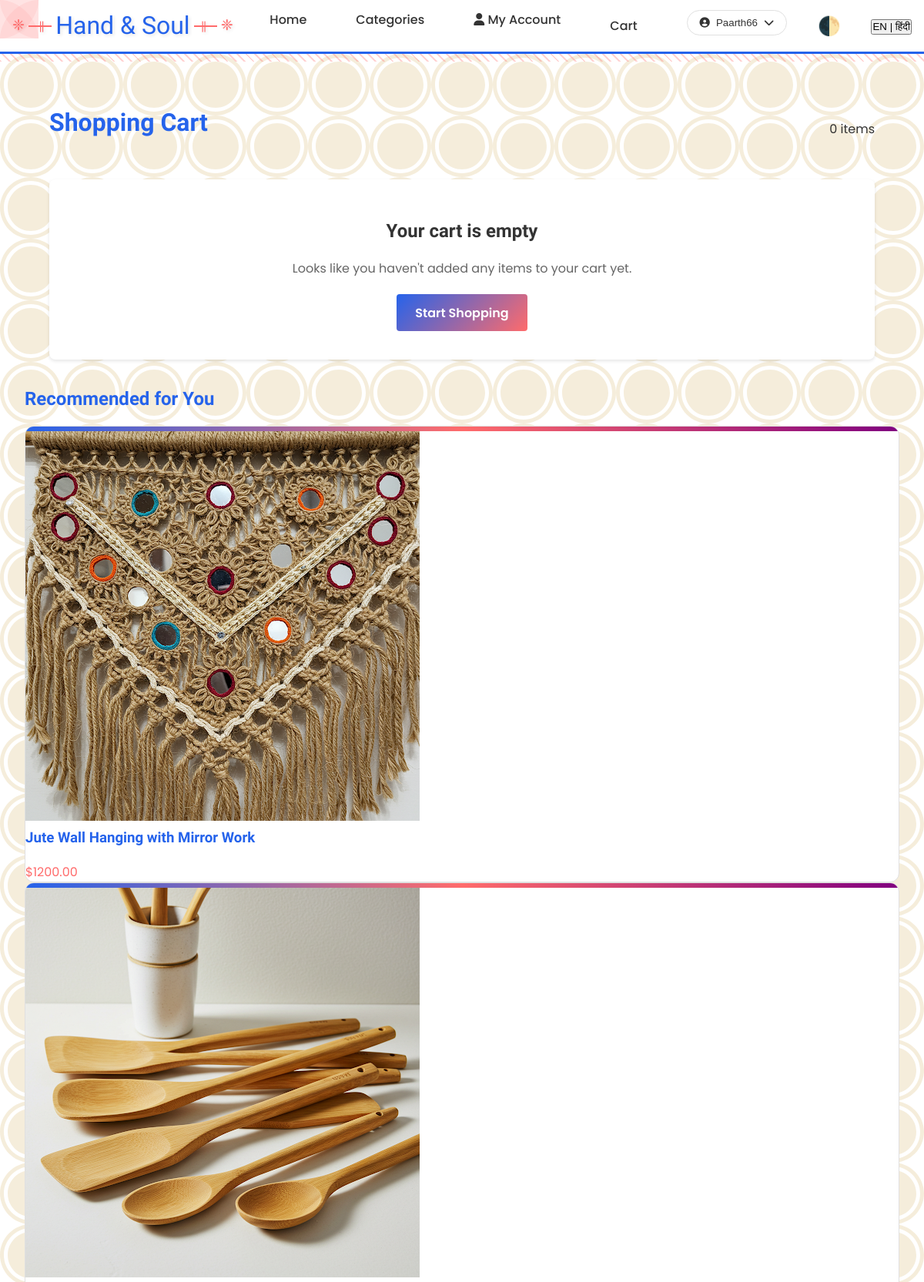
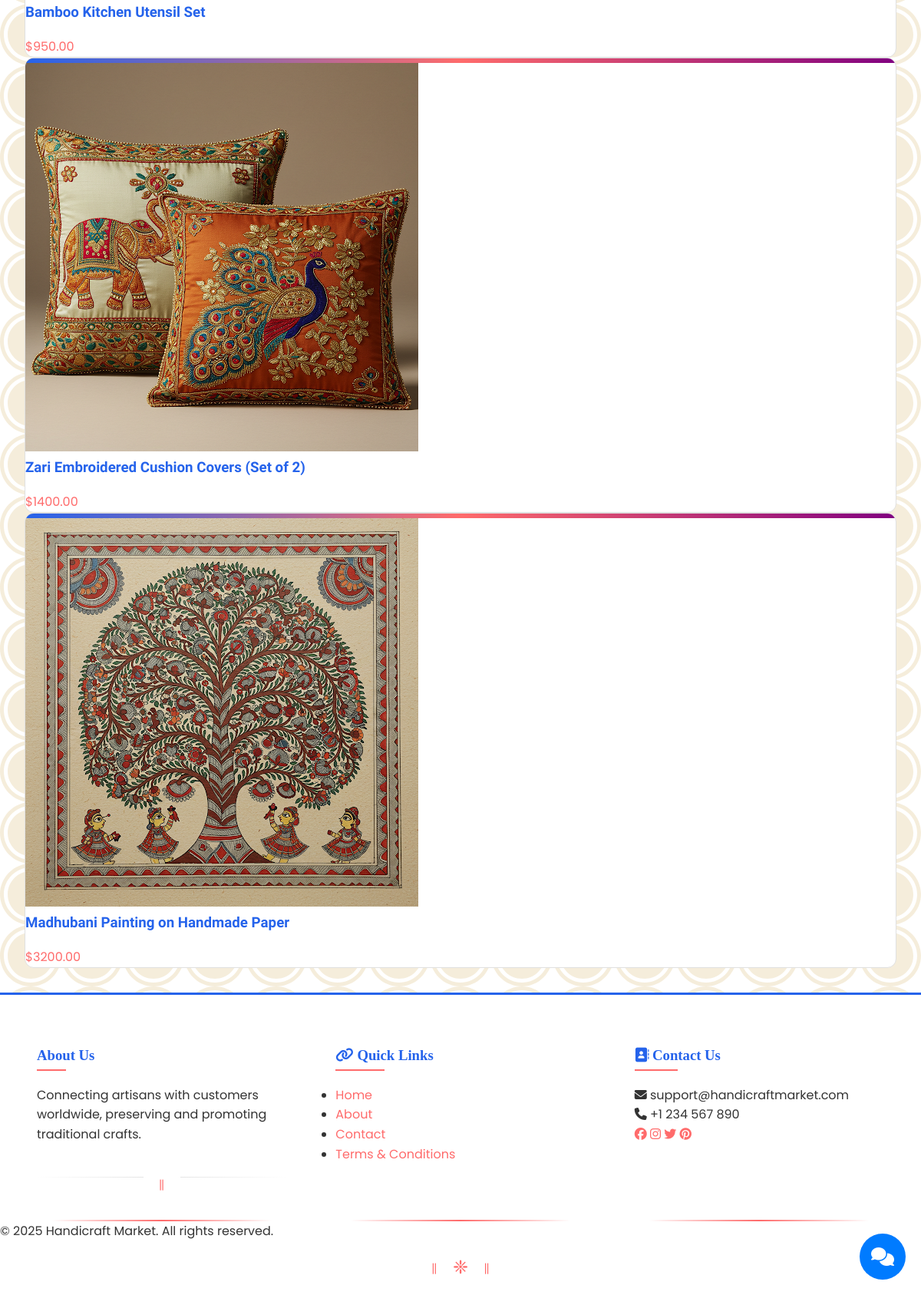
Page /products/cart/ (signed in) on the committed database (2 pictures, top to bottom).
### accounts/models.py (models this page shows, shortened)
class CustomUser(AbstractUser):
    USER_TYPE_CHOICES = (
        ('CUSTOMER', 'Customer'),
        ('SELLER', 'Seller'),
    )
    user_type = models.CharField(max_length=10, choices=USER_TYPE_CHOICES, default='CUSTOMER')
    phone_number = models.CharField(max_length=15, blank=True)
    address = models.TextField(blank=True)
    profile_picture = models.ImageField(upload_to='profile_pics/', blank=True, null=True)
    business_name = models.CharField(max_length=100, blank=True)
    gstin = models.CharField(max_length=15, blank=True)  # GST Identification Number
    business_description = models.TextField(blank=True)
    is_verified_seller = models.BooleanField(default=False)

### products/models.py (models this page shows, shortened)
class Cart(models.Model):
    user = models.OneToOneField(User, on_delete=models.CASCADE, related_name='cart')
    created_at = models.DateTimeField(auto_now_add=True)
    updated_at = models.DateTimeField(auto_now=True)
    @property
    def total_items(self):
        return sum(item.quantity for item in self.items.all())

class Product(models.Model):
    seller = models.ForeignKey(User, on_delete=models.CASCADE, related_name='products')
    category = models.ForeignKey(Category, on_delete=models.CASCADE, related_name='products')
    name = models.CharField(max_length=200)
    slug = models.SlugField(unique=True)
    description = models.TextField()
    price = models.DecimalField(max_digits=10, decimal_places=2, validators=[MinValueValidator(Decimal('0.01'))])
    compare_price = models.DecimalField(max_digits=10, decimal_places=2, null=True, blank=True)
    stock = models.PositiveIntegerField(default=0)
    is_active = models.BooleanField(default=True)
    main_image = models.ImageField(upload_to='products/')
    material = models.CharField(max_length=200, blank=True, help_text='e.g., Cotton, Wood, Metal')
    dimensions = models.CharField(max_length=50, blank=True, help_text='Format: LxWxH')
    weight = models.DecimalField(max_digits=6, decimal_places=2, null=True, blank=True, help_text='Weight in kg')
    customization_available = models.BooleanField(default=False)
    shipping_info = models.TextField(blank=True)
    created_at = models.DateTimeField(auto_now_add=True)
    updated_at = models.DateTimeField(auto_now=True)
    class Meta:
        ordering = ['-created_at']
    def get_absolute_url(self):
        return reverse('products:product_detail', args=[self.slug])

### products/views.py (the view)
# urls.py: path('cart/', views.cart_view, name='cart'),
@login_required
def cart_view(request):
    cart, created = Cart.objects.get_or_create(user=request.user)
    recommended_products = Product.objects.filter(is_active=True).exclude(
        id__in=[item.product.id for item in cart.items.all()]
    )[:4]
    return render(request, 'products/cart.html', {
        'cart': cart,
        'recommended_products': recommended_products
    })

### templates/products/cart.html (shortened to what this page needs)
{% extends 'base.html' %} {% load static %}  {% block content %}
<div class="cart-container">
  <div class="cart-header">
    <h1>Shopping Cart</h1>
    <span>
      {{ cart.total_items }} item{% if cart.total_items != 1 %}s{% endif %}
    </span>
  </div>
  {% if cart.items.all %}
  <div class="cart-content">
    <div class="cart-items">
      {% for item in cart.items.all %}
      <div class="cart-item" id="cart-item-{{ item.id }}">
        <img
          src="{{ item.product.main_image.url }}"
          alt="{{ item.product.name }}"
          class="cart-item-image"
        />
        <div class="cart-item-details">
          <h3>{{ item.product.name }}</h3>
          <p class="seller">by {{ item.product.seller.business_name }}</p>
          {% if item.product.stock < 5 %}
          <p class="stock-warning">
            Only {{ item.product.stock }} left in stock
          </p>
          {% endif %}
        </div>
        <div class="cart-item-price">${{ item.product.price }}</div>
        <div class="quantity-controls">
          <button
            class="quantity-btn minus"
            onclick="updateQuantity({{ item.id }}, -1)"
          >
            -
          </button>
          <input
            type="number"
            class="cart-quantity"
            value="{{ item.quantity }}"
            min="1"
            max="{{ item.product.stock }}"
            data-item-id="{{ item.id }}"
          />
          <button
            class="quantity-btn plus"
            onclick="updateQuantity({{ item.id }}, 1)"
          >
            +
          </button>
        </div>
        <div class="cart-item-subtotal" id="item-subtotal-{{ item.id }}">
          ${{ item.subtotal }}
        </div>
        <button
          class="remove-item-btn"
          data-item-id="{{ item.id }}"
          aria-label="Remove {{ item.product.name }} from cart"
        >
          <i class="fas fa-trash"></i>
        </button>
      </div>
      {% endfor %}
    </div>
    <div class="cart-summary">
      <div class="cart-summary-row">
        <span>Subtotal</span>
        <span class="cart-subtotal">${{ cart.subtotal }}</span>
      </div>
      <div class="cart-summary-row">
        <span>Shipping</span>
        <span>Calculated at checkout</span>
      </div>
      <div class="cart-summary-row cart-total-row">
        <span>Total</span>
        <span class="cart-total">${{ cart.total }}</span>
      </div>
      <div class="cart-actions">
        <a href="{% url 'products:product_list' %}" class="btn btn-outline">
          <i class="fas fa-arrow-left"></i> Continue Shopping
        </a>
        <a href="{% url 'products:checkout' %}" class="btn btn-primary">
          Proceed to Checkout <i class="fas fa-arrow-right"></i>
        </a>
      </div>
    </div>
  </div>
  {% else %}
  <div class="empty-cart">
    <h2>Your cart is empty</h2>
    <p>Looks like you haven't added any items to your cart yet.</p>
    <a href="{% url 'products:product_list' %}" class="btn btn-primary">
      Start Shopping
    </a>
  </div>
  {% endif %}
</div>
{% if recommended_products %}
<div class="recommended-products">
  <h2>Recommended for You</h2>
  <div class="products-grid">
    {% for product in recommended_products %}
    <div class="product-card">
      <a href="{{ product.get_absolute_url }}">
        <img src="{{ product.main_image.url }}" alt="{{ product.name }}" />
        <h3>{{ product.name }}</h3>
        <p class="price">${{ product.price }}</p>
      </a>
    </div>
    {% endfor %}
  </div>
</div>
{% endif %}
{% endblock %}

### templates/base.html (shortened to what this page needs)
{% load static %}
<!DOCTYPE html>
<html lang="en" data-theme="light">
  <head>
    <link
      rel="stylesheet"
      href="https://cdnjs.cloudflare.com/ajax/libs/font-awesome/6.5.1/css/all.min.css"
    />
    <link rel="stylesheet" href="{% static 'css/theme.css' %}" />
    <link rel="stylesheet" href="{% static 'css/style.css' %}" />
    <link rel="stylesheet" href="{% static 'css/responsive.css' %}" />
    <link rel="stylesheet" href="{% static 'css/cart.css' %}" />
  </head>
  <body class="{% if request.COOKIES.theme == 'dark' %}dark-theme{% endif %}">
    <div class="traditional-corners">
      <div class="corner top-left">
      </div>
      <div class="corner top-right">
      </div>
      <div class="corner bottom-left">
      </div>
      <div class="corner bottom-right">
      </div>
    </div>
    <header class="main-header">
      <nav class="nav-container">
        <div class="logo">
          <a href="{% url 'core:home' %}">
            <span class="logo-icon">॥</span>
            <span class="logo-text">Hand & Soul</span>
            <span class="logo-icon">॥</span>
          </a>
        </div>
        <ul class="nav-links">
          <li>
            <a href="{% url 'core:home' %}" data-translate="home">Home</a>
          </li>
          <li>
            <a
              href="{% url 'products:category_list' %}"
              data-translate="categories"
              >Categories</a
            >
          </li>
          {% if user.is_authenticated %} {% if user.user_type == 'SELLER' %}
          <li>
            <a href="{% url 'accounts:seller_dashboard' %}"
              ><i class="fas fa-store"></i> Dashboard</a
            >
          </li>
          {% else %}
          <li>
            <a href="{% url 'accounts:customer_dashboard' %}"
              ><i class="fas fa-user"></i> My Account</a
            >
          </li>
          {% endif %}
          <li class="nav-cart">
            <a
              href="{% url 'products:cart' %}"
              data-translate="cart"
              class="cart-link"
            >
            </a>
          </li>
          <li class="nav-user">
            <div class="user-menu">
              <button class="user-menu-btn">
                <i class="fas fa-user-circle"></i>
                <span>{{ user.username }}</span>
                <i class="fas fa-chevron-down"></i>
              </button>
            </div>
          </li>
          {% endif %}
        </ul>
        <div class="theme-toggle">
          <button id="themeToggle" title="Switch theme">
          </button>
        </div>
        <div class="language-switcher">
          <button
            id="globalLanguageToggle"
            class="language-toggle-btn"
            onclick="toggleSiteLanguage()"
          >
            <span class="current-lang">EN</span>
            <span class="separator">|</span>
            <span class="other-lang">हिंदी</span>
          </button>
        </div>
      </nav>
    </header>
    <main class="main-content">
       {% block content %}{% endblock %}
    </main>
    <footer class="main-footer">
      <div class="footer-content">
        <div class="footer-section">
          <h3 data-translate="about_us">About Us</h3>
          <p data-translate="about_description">
            Connecting artisans with customers worldwide, preserving and
            promoting traditional crafts.
          </p>
          <div class="traditional-separator"></div>
        </div>
        <div class="footer-section">
          <h3><i class="fas fa-link"></i> Quick Links</h3>
          <ul class="traditional-list">
            <li><a href="{% url 'core:home' %}">Home</a></li>
            <li><a href="{% url 'core:about' %}">About</a></li>
            <li><a href="{% url 'core:contact' %}">Contact</a></li>
            <li><a href="{% url 'core:terms' %}">Terms & Conditions</a></li>
          </ul>
        </div>
        <div class="footer-section">
          <h3><i class="fas fa-address-book"></i> Contact Us</h3>
          <p><i class="fas fa-envelope"></i> support@handicraftmarket.com</p>
          <p><i class="fas fa-phone"></i> +1 234 567 890</p>
          <div class="social-links">
            <a href="#" title="Facebook" class="traditional-icon"
              ><i class="fab fa-facebook"></i
            ></a>
            <a href="#" title="Instagram" class="traditional-icon"
              ><i class="fab fa-instagram"></i
            ></a>
            <a href="#" title="Twitter" class="traditional-icon"
              ><i class="fab fa-twitter"></i
            ></a>
            <a href="#" title="Pinterest" class="traditional-icon"
              ><i class="fab fa-pinterest"></i
            ></a>
          </div>
        </div>
      </div>
      <div class="footer-bottom">
        <p>&copy; {% now "Y" %} Handicraft Market. All rights reserved.</p>
        <div class="footer-decoration">
          <span>॥</span>
          <span>❈</span>
          <span>॥</span>
        </div>
      </div>
    </footer>
    <div id="chatbot-container">{% include 'includes/chatbot.html' %}</div>
  </body>
</html>

### static/css/theme.css (style rules this page uses)
:root[data-theme="light"] { --background-color: #ffffff; --surface-color: #ffffff; --border-color: #e0e0e0; --text-primary: #333333; --text-secondary: #666666; --accent-color: #ff6b6b; --accent-hover: #ff5252; --shadow-color: rgba(0, 0, 0, 0.1); --nav-background: #ffffff; --input-background: #ffffff; --card-background: #ffffff; --success-color: #4caf50; --error-color: #f44336; --warning-color: #ff9800; }
body { background-color: var(--background-color); color: var(--text-primary); transition: background-color 0.3s ease, color 0.3s ease; }
.btn-primary { background-color: var(--accent-color); color: white; }
.main-header { background-color: var(--nav-background); border-bottom: 1px solid var(--border-color); }
.theme-toggle button { background: none; border: none; cursor: pointer; font-size: 1.5rem; padding: 0.5rem; color: var(--text-primary); transition: transform 0.3s ease; }

### static/css/cart.css (style rules this page uses)
.cart-container { max-width: 1200px; margin: 0 auto; padding: 2rem; }
.cart-header { display: flex; justify-content: space-between; align-items: center; margin-bottom: 2rem; }
.empty-cart { text-align: center; padding: 3rem; background: var(--surface-color); border-radius: 8px; box-shadow: 0 2px 4px var(--shadow-color); }
.empty-cart h2 { color: var(--text-primary); margin-bottom: 1rem; }
.empty-cart p { color: var(--text-secondary); margin-bottom: 2rem; }
.nav-cart { position: relative; margin-right: 1rem; }
.cart-link { display: flex; align-items: center; text-decoration: none; color: var(--text-color); transition: color 0.3s ease; }

### templates/base.html (style rules this page uses)
:root { --primary-color: #2563eb; --primary-color-rgb: 37, 99, 235; --accent-color: #1d4ed8; --text-primary: #1f2937; --text-secondary: #4b5563; --background-color: #ffffff; --surface-color: #ffffff; --border-color: #e5e7eb; --shadow-color: rgba(0, 0, 0, 0.1); --error-color: #dc2626; --warning-color: #f59e0b; --success-color: #10b981; --font-heading: "Rozha One", serif; --font-hindi: "Tiro Devanagari Hindi", serif; --font-body: "Poppins", sans-serif; }
body { margin: 0; padding: 0; font-family: var(--font-body); background-color: var(--background-color); color: var(--text-primary); }
h1, h2, h3, h4, h5, h6 { font-family: var(--font-heading); }
.main-content { position: relative; padding: 2rem; background-color: var(--background-color); }
.main-content::before { content: ""; position: absolute; top: 0; left: 0; right: 0; height: 10px; background-image: repeating-linear-gradient( 45deg, var(--accent-color) 0, var(--accent-color) 2px, transparent 2px, transparent 8px ); opacity: 0.3; }

### rows in the picture
CustomUser: username "Paarth66"
Product: main_image (picture), name "Jute Wall Hanging with Mirror Work", price "1200.00"
Product: main_image (picture), name "Bamboo Kitchen Utensil Set", price "950.00"
Product: main_image (picture), name "Zari Embroidered Cushion Covers (Set of 2)", price "1400.00"
Product: main_image (picture), name "Madhubani Painting on Handmade Paper", price "3200.00"
